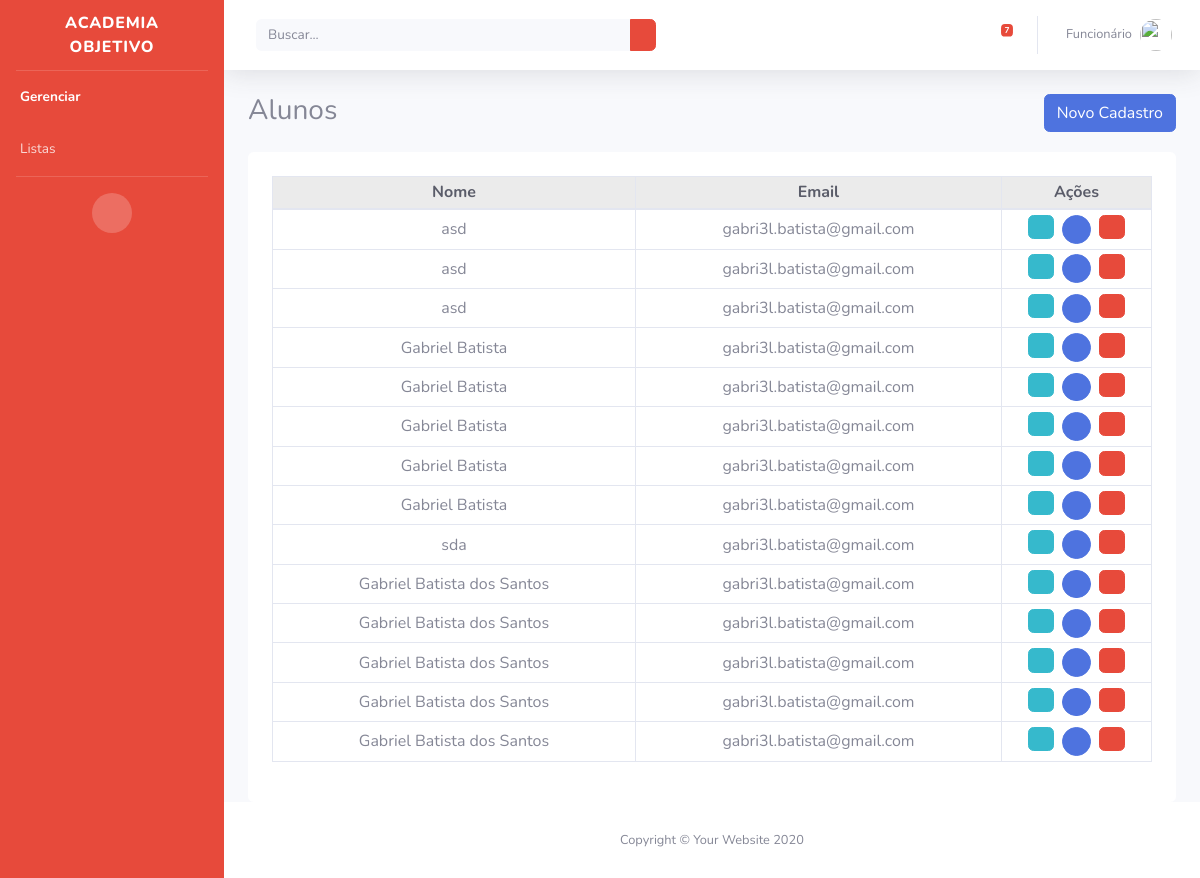
The app's page /lista/ with its own data.
### app/models.py (models this page shows, shortened)
class Clientes (models.Model):
    nome = models.CharField('Digite seu nome', max_length=200)
    email = models.EmailField('Digite seu email', max_length=200)
    password = models.CharField('Digite a senha', max_length=200 )
    idade = models.IntegerField('Digite sua idade')
    altura =  models.IntegerField('Digite sua altura')
    peso = models.IntegerField('Digite seu peso')

### app/views.py (the view)
# urls.py: path('lista/', ClientesLista.as_view(), name='lista'),
class ClientesLista(ListView):
    model = Clientes
    template_name = "listas/listaClientes.html"

### templates/listas/listaClientes.html (shortened to what this page needs)
{% extends 'base.html' %}
{% block conteudo %}
    <div class="d-flex bd-highlight my-3">
        <div class=" align-middle bd-highlight">
            <h3>Alunos</h3>
        </div>
        <div class="ml-auto align-middle bd-highlight">
            <a class="btn btn-primary"  href="">
                Novo Cadastro
            </a>
        </div>
    </div>
    <div class="bg-white p-4 rounded">
        <table class="table table-sm table-bordered table-hover align-middle"
               id="dataListagens"
               width="100%"
               cellspacing="0">
            <thead class="">
                <tr class="text-dark" style="background:#ebebeb;">
                    <th class="text-center">Nome</th>
                    <th class="text-center">Email</th>
                    <th class="text-center">Ações</th>
                </tr>
            </thead>
            <tbody>
                {% for item in object_list %}
                    <tr>
                        <td scope="row " class="text-center align-middle">{{ item.nome }}</td>
                        <td class="text-center align-middle">{{ item.email }}</td>
                        <td class="text-center align-middle" style="width:150px;">
                            <div class="d-flex justify-content-center">
                                <div class="mx-1">
                                    <button class="btn btn-info" data-toggle="modal" data-target="#excluiAluno"
                                            style="padding-top: 0.7rem; padding-bottom: 0.7rem; ">
                                    </button>
                                </div>
                                <div class="mx-1">
                                    <button class="btn btn-primary btn-circle btn-sm" data-toggle="modal" data-target="#excluiAluno"
                                            style="padding-top: 0.7rem; padding-bottom: 0.7rem; ">
                                    </button>
                                </div>
                                <div class="mx-1">
                                    <button class="btn btn-danger" data-toggle="modal" data-target="#excluiAluno"
                                            style="padding-top: 0.7rem; padding-bottom: 0.7rem; ">
                                    </button>
                                </div>
                            </div>
                        </td>
                    </tr>
                {% empty %}
                    Nada foi registrado
                {% endfor %}
            </tbody>
        </table>
    </div>
{% endblock %}

### templates/base.html (shortened to what this page needs)
{% load static %}
<html lang="pt">
<head>
    <link href={% static "css/sb-admin-2.min.css" %} rel="stylesheet">
</head>
<body id="page-top">
    <div id="wrapper">
        <ul class="navbar-nav bg-danger sidebar sidebar-dark accordion" id="accordionSidebar">
            <a class="sidebar-brand d-flex align-items-center justify-content-center" href="index.html">
                <div class="sidebar-brand-text mx-3">Academia Objetivo</div>
            </a>
            <hr class="sidebar-divider my-0">
            <li class="nav-item active">
                <a class="nav-link collapsed" href="#" data-toggle="collapse" data-target="#collapsePages" aria-expanded="true" aria-controls="collapsePages">
                    <span>Gerenciar</span>
                </a>
            </li>
            <li class="nav-item">
                <a class="nav-link collapsed" href="#" data-toggle="collapse" data-target="#collapseUtilities"
                    aria-expanded="true" aria-controls="collapseUtilities">
                    <span>Listas</span>
                </a>
            </li>
            <hr class="sidebar-divider d-none d-md-block">
            <div class="text-center d-none d-md-inline">
                <button class="rounded-circle border-0" id="sidebarToggle"></button>
            </div>
        </ul>
        <div id="content-wrapper" class="d-flex flex-column">
            <div id="content">
                <nav class="navbar navbar-expand navbar-light bg-white topbar mb-4 static-top shadow">
                    <form
                        class="d-none d-sm-inline-block form-inline mr-auto ml-md-3 my-2 my-md-0 mw-100 navbar-search">
                        <div class="input-group">
                            <input type="text" class="form-control bg-light border-0 small" placeholder="Buscar..."
                                aria-label="Search" aria-describedby="basic-addon2">
                            <div class="input-group-append">
                                <button class="btn btn-danger" type="button">
                                </button>
                            </div>
                        </div>
                    </form>
                    <ul class="navbar-nav ml-auto">
                        <li class="nav-item dropdown no-arrow mx-1">
                            <a class="nav-link dropdown-toggle" href="#" id="alertsDropdown" role="button"
                                data-toggle="dropdown" aria-haspopup="true" aria-expanded="false">
                            </a>
                        </li>
                        <li class="nav-item dropdown no-arrow mx-1">
                            <a class="nav-link dropdown-toggle" href="#" id="messagesDropdown" role="button"
                                data-toggle="dropdown" aria-haspopup="true" aria-expanded="false">
                                <span class="badge badge-danger badge-counter">7</span>
                            </a>
                        </li>
                        <li class="nav-item dropdown no-arrow">
                            <a class="nav-link dropdown-toggle" href="#" id="userDropdown" role="button"
                                data-toggle="dropdown" aria-haspopup="true" aria-expanded="false">
                                <span class="mr-2 d-none d-lg-inline text-gray-600 small">Funcionário</span>
                                <img class="img-profile rounded-circle"
                                    src="img/undraw_profile.svg">
                            </a>
                        </li>
                    </ul>
                </nav>
                <div class="container-fluid">
                    {% block conteudo %}{% endblock %}
                </div>
            </div>
            <footer class="sticky-footer bg-white">
                <div class="container my-auto">
                    <div class="copyright text-center my-auto">
                        <span>Copyright &copy; Your Website 2020</span>
                    </div>
                </div>
            </footer>
        </div>
    </div>
</body>
</html>

### records on screen
Clientes: nome "asd", email "gabri3l.batista@gmail.com"
Clientes: nome "asd", email "gabri3l.batista@gmail.com"
Clientes: nome "asd", email "gabri3l.batista@gmail.com"
Clientes: nome "Gabriel Batista", email "gabri3l.batista@gmail.com"
Clientes: nome "Gabriel Batista", email "gabri3l.batista@gmail.com"
Clientes: nome "Gabriel Batista", email "gabri3l.batista@gmail.com"
Clientes: nome "Gabriel Batista", email "gabri3l.batista@gmail.com"
Clientes: nome "Gabriel Batista", email "gabri3l.batista@gmail.com"
Clientes: nome "sda", email "gabri3l.batista@gmail.com"
Clientes: nome "Gabriel Batista dos Santos", email "gabri3l.batista@gmail.com"
Clientes: nome "Gabriel Batista dos Santos", email "gabri3l.batista@gmail.com"
Clientes: nome "Gabriel Batista dos Santos", email "gabri3l.batista@gmail.com"
Clientes: nome "Gabriel Batista dos Santos", email "gabri3l.batista@gmail.com"
Clientes: nome "Gabriel Batista dos Santos", email "gabri3l.batista@gmail.com"
